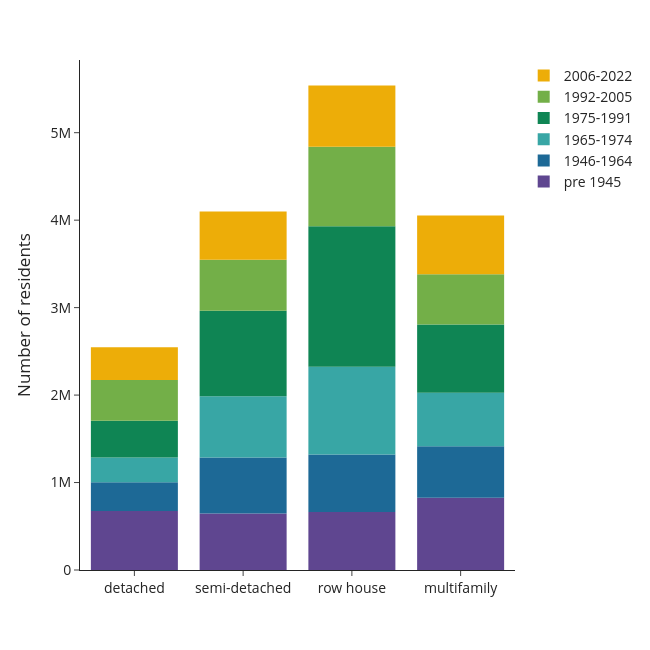

Source (notebook cell):
### Code cell
df = use['n_hhdmem'+year].groupby(level=[1,2], sort=False).sum().reset_index()
    fig = px.bar(df, y='n_hhdmem'+year, x='typology_lab',color='const_lab', 
                 #text=df['percentage'].apply(lambda x: '{0:.1%}'.format(x)), 
                 labels={'n_hhdmem'+year:'Number of residents',
                         'typology_lab':'',
                         'const_lab':''}, 
                 template='simple_white', 
             color_discrete_sequence=px.colors.qualitative.Prism) 
    #fig.update_traces(textposition='inside')
    fig.update_layout(width=650, height=650, 
                      #xaxis_tickformat = '.0%',
                      font=dict(size=14),
                      legend=dict(
        traceorder='reversed',
        #orientation="h",
        #entrywidth=70,
        #yanchor="bottom",
        #y=1.02,
        #xanchor="left",
        #x=-0.25
    ))
    fig.update_traces(marker_line_width=0)
    fig.write_image('visualisations/'+class_name_short+'/stackedbars_cap_per_type_age'+year+age_group+inc_grouping+'.png', scale=3)
    fig.show()

### Figure 1 — Plotly figure (JSON) as saved in the notebook; plotly's stock layout.template omitted (floating-point values rounded to 4 significant figures)
{"data": [{"alignmentgroup": "True", "hovertemplate": "=%{x}<br>Number of residents=%{y}<extra></extra>", "legendgroup": "pre 1945", "marker": {"color": "rgb(95, 70, 144)", "line": {"width": 0}, "pattern": {"shape": ""}}, "name": "pre 1945", "offsetgroup": "pre 1945", "orientation": "v", "showlegend": true, "textposition": "auto", "type": "bar", "x": ["detached", "semi-detached", "row house", "multifamily"], "xaxis": "x", "y": [675915, 646515, 664060, 825990], "yaxis": "y"}, {"alignmentgroup": "True", "hovertemplate": "=%{x}<br>Number of residents=%{y}<extra></extra>", "legendgroup": "1946-1964", "marker": {"color": "rgb(29, 105, 150)", "line": {"width": 0}, "pattern": {"shape": ""}}, "name": "1946-1964", "offsetgroup": "1946-1964", "orientation": "v", "showlegend": true, "textposition": "auto", "type": "bar", "x": ["detached", "semi-detached", "row house", "multifamily"], "xaxis": "x", "y": [327410, 641200, 656735, 588110], "yaxis": "y"}, {"alignmentgroup": "True", "hovertemplate": "=%{x}<br>Number of residents=%{y}<extra></extra>", "legendgroup": "1965-1974", "marker": {"color": "rgb(56, 166, 165)", "line": {"width": 0}, "pattern": {"shape": ""}}, "name": "1965-1974", "offsetgroup": "1965-1974", "orientation": "v", "showlegend": true, "textposition": "auto", "type": "bar", "x": ["detached", "semi-detached", "row house", "multifamily"], "xaxis": "x", "y": [281970, 698285, 1002970, 612195], "yaxis": "y"}, {"alignmentgroup": "True", "hovertemplate": "=%{x}<br>Number of residents=%{y}<extra></extra>", "legendgroup": "1975-1991", "marker": {"color": "rgb(15, 133, 84)", "line": {"width": 0}, "pattern": {"shape": ""}}, "name": "1975-1991", "offsetgroup": "1975-1991", "orientation": "v", "showlegend": true, "textposition": "auto", "type": "bar", "x": ["detached", "semi-detached", "row house", "multifamily"], "xaxis": "x", "y": [422340, 979520, 1607210, 781030], "yaxis": "y"}, {"alignmentgroup": "True", "hovertemplate": "=%{x}<br>Number of residents=%{y}<extra></extra>", "legendgroup": "1992-2005", "marker": {"color": "rgb(115, 175, 72)", "line": {"width": 0}, "pattern": {"shape": ""}}, "name": "1992-2005", "offsetgroup": "1992-2005", "orientation": "v", "showlegend": true, "textposition": "auto", "type": "bar", "x": ["detached", "semi-detached", "row house", "multifamily"], "xaxis": "x", "y": [465710, 583155, 907015, 574325], "yaxis": "y"}, {"alignmentgroup": "True", "hovertemplate": "=%{x}<br>Number of residents=%{y}<extra></extra>", "legendgroup": "2006-2022", "marker": {"color": "rgb(237, 173, 8)", "line": {"width": 0}, "pattern": {"shape": ""}}, "name": "2006-2022", "offsetgroup": "2006-2022", "orientation": "v", "showlegend": true, "textposition": "auto", "type": "bar", "x": ["detached", "semi-detached", "row house", "multifamily"], "xaxis": "x", "y": [374760, 550495, 701660, 671280], "yaxis": "y"}], "layout": {"barmode": "relative", "font": {"size": 14}, "height": 650, "legend": {"title": {"text": ""}, "tracegroupgap": 0, "traceorder": "reversed"}, "margin": {"t": 60}, "width": 650, "xaxis": {"anchor": "y", "domain": [0, 1], "title": {"text": ""}}, "yaxis": {"anchor": "x", "domain": [0, 1], "title": {"text": "Number of residents"}}}}
